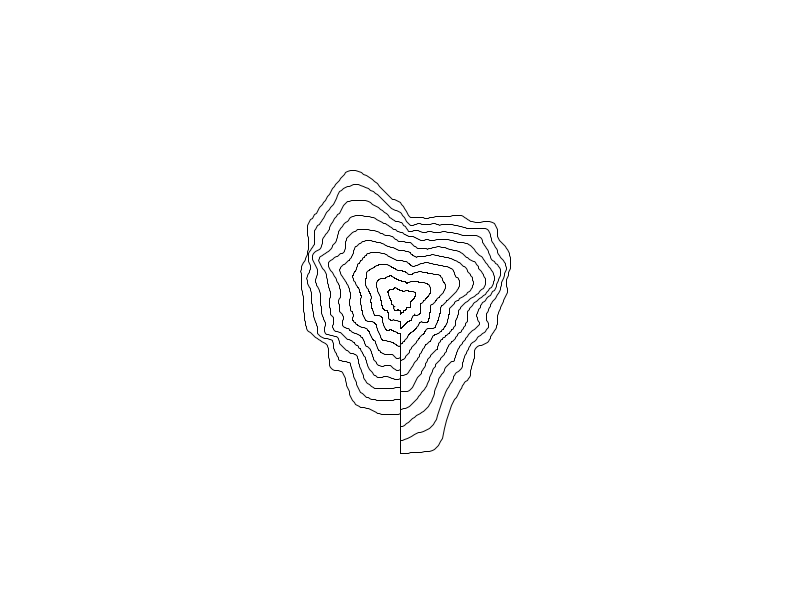
Frame 1 (no input)
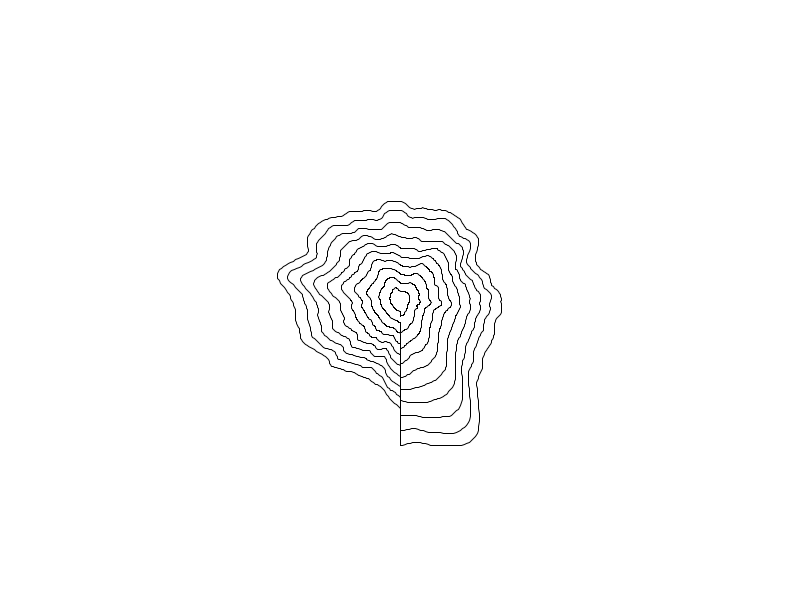
Frame 60 (the mouse pressed at the canvas centre just before this capture)
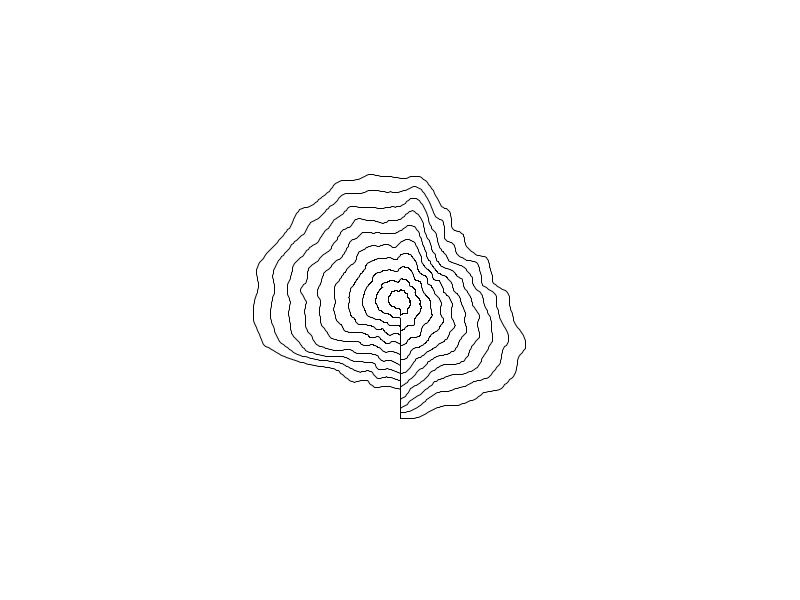
Frame 120 (the mouse held since frame 60 and released just before this capture)

The Processing sketch that drew these frames (run headless with seeded random() and noise(); from frame 60 on, the mouse is pressed at the canvas centre):

// Processing sketch: vertexBlob
// ── vertexBlob.pde
void setup(){
  size( 800, 600 );
}


void draw(){
  
  background( #FFFFFF );
  noFill();
 
  for( int j = 0; j < 10; j ++ ){
    
    float s = 0.1 + (j / 10.0);
  
    beginShape();
    for( int i = 0; i <= 360; i ++ ){
      
      float angle = radians( i );
      
      float r = map( noise( angle, (frameCount + j * 5.0) / 100.0 ), 0, 1, 50*s, 200*s);
      float x = width / 2 + sin( angle ) * r;
      float y = height / 2 + cos( angle ) * r;
      
      // Alternatywna wersja rozwiazujaca problem "niezapętlenia" noise
      // zamiast noise pochodzacego od aktualnego kąta obliczamy noise 3D - do 
      // obliczonej wstepnie pozycji x, y + czas
      
      //float nx = sin( angle );
      //float ny = cos( angle );
      
      //float r = map( noise( nx + j / 10.0, ny + j / 10.0, (frameCount + j * 5.0) / 100.0 ), 0, 1, 50*s, 200*s);
      //float x = width / 2 + nx * r;
      //float y = height / 2 + ny * r;
      
      
      vertex( x, y );
      // alternatywnie:
      //curveVertex( x, y );
     
    }
    endShape(CLOSE);
    
  }
  
}
